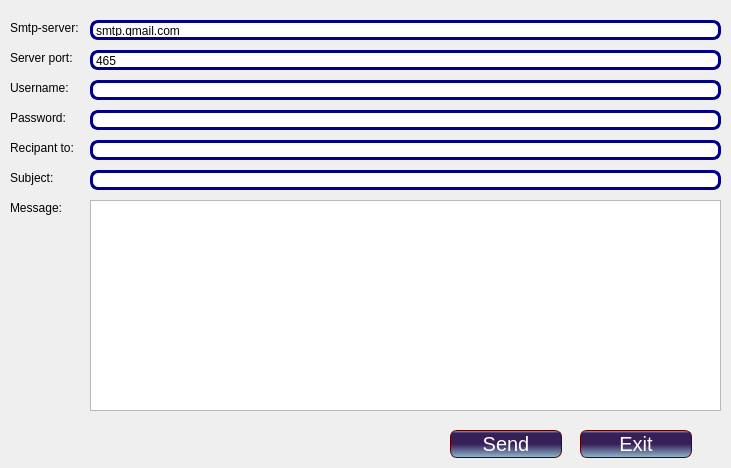
<?xml version="1.0" encoding="UTF-8"?>
<ui version="4.0">
 <class>Email</class>
 <widget class="QDialog" name="Email">
  <property name="geometry">
   <rect>
    <x>0</x>
    <y>0</y>
    <width>731</width>
    <height>468</height>
   </rect>
  </property>
  <property name="windowTitle">
   <string>Dialog</string>
  </property>
  <property name="styleSheet">
   <string notr="true">QLineEdit {

padding: 1px;

border-style: solid;

border: 3px solid darkblue;

border-radius: 8px;
}

QComboBox {
    border: 3px solid darkblue;
    border-radius: 3px;
    padding: 1px 18px 1px 3px;
    min-width: 6em;
}
QPushButton {

color:white;

background-color: QLinearGradient( x1: 0, y1: 0, x2: 0, y2: 1, stop: 0#91BACF, stop: 0.1#371F57, stop: 0.49#371F57 , stop: 0.5#371F57, stop: 1#91BACF);

border-width: 1px;

border-color: #500;

border-style: solid;

border-radius: 7;

padding: 3px;

font-size: 20px;

padding-left: 5px;

padding-right: 5px;

min-width: 100px;

max-width: 1000px;

min-height: 20px;

max-height: 200px;

}</string>
  </property>
  <widget class="QLineEdit" name="server">
   <property name="geometry">
    <rect>
     <x>90</x>
     <y>20</y>
     <width>631</width>
     <height>20</height>
    </rect>
   </property>
   <property name="text">
    <string>smtp.gmail.com</string>
   </property>
  </widget>
  <widget class="QLineEdit" name="port">
   <property name="geometry">
    <rect>
     <x>90</x>
     <y>50</y>
     <width>631</width>
     <height>20</height>
    </rect>
   </property>
   <property name="text">
    <string>465</string>
   </property>
  </widget>
  <widget class="QLineEdit" name="username">
   <property name="geometry">
    <rect>
     <x>90</x>
     <y>80</y>
     <width>631</width>
     <height>20</height>
    </rect>
   </property>
  </widget>
  <widget class="QLineEdit" name="password">
   <property name="geometry">
    <rect>
     <x>90</x>
     <y>110</y>
     <width>631</width>
     <height>20</height>
    </rect>
   </property>
   <property name="echoMode">
    <enum>QLineEdit::Password</enum>
   </property>
  </widget>
  <widget class="QLineEdit" name="recipient">
   <property name="geometry">
    <rect>
     <x>90</x>
     <y>140</y>
     <width>631</width>
     <height>20</height>
    </rect>
   </property>
  </widget>
  <widget class="QLineEdit" name="subject">
   <property name="geometry">
    <rect>
     <x>90</x>
     <y>170</y>
     <width>631</width>
     <height>20</height>
    </rect>
   </property>
  </widget>
  <widget class="QPlainTextEdit" name="message">
   <property name="geometry">
    <rect>
     <x>90</x>
     <y>200</y>
     <width>631</width>
     <height>211</height>
    </rect>
   </property>
  </widget>
  <widget class="QLabel" name="label">
   <property name="geometry">
    <rect>
     <x>10</x>
     <y>20</y>
     <width>81</width>
     <height>16</height>
    </rect>
   </property>
   <property name="text">
    <string>Smtp-server:</string>
   </property>
  </widget>
  <widget class="QLabel" name="label_2">
   <property name="geometry">
    <rect>
     <x>10</x>
     <y>50</y>
     <width>71</width>
     <height>16</height>
    </rect>
   </property>
   <property name="text">
    <string>Server port:</string>
   </property>
  </widget>
  <widget class="QLabel" name="label_3">
   <property name="geometry">
    <rect>
     <x>10</x>
     <y>80</y>
     <width>61</width>
     <height>16</height>
    </rect>
   </property>
   <property name="text">
    <string>Username:</string>
   </property>
  </widget>
  <widget class="QLabel" name="label_4">
   <property name="geometry">
    <rect>
     <x>10</x>
     <y>110</y>
     <width>61</width>
     <height>16</height>
    </rect>
   </property>
   <property name="text">
    <string>Password:</string>
   </property>
  </widget>
  <widget class="QLabel" name="label_5">
   <property name="geometry">
    <rect>
     <x>10</x>
     <y>140</y>
     <width>71</width>
     <height>16</height>
    </rect>
   </property>
   <property name="text">
    <string>Recipant to:</string>
   </property>
  </widget>
  <widget class="QLabel" name="label_6">
   <property name="geometry">
    <rect>
     <x>10</x>
     <y>170</y>
     <width>51</width>
     <height>16</height>
    </rect>
   </property>
   <property name="text">
    <string>Subject:</string>
   </property>
  </widget>
  <widget class="QLabel" name="label_7">
   <property name="geometry">
    <rect>
     <x>10</x>
     <y>200</y>
     <width>61</width>
     <height>16</height>
    </rect>
   </property>
   <property name="text">
    <string>Message:</string>
   </property>
  </widget>
  <widget class="QPushButton" name="pushButtonSend">
   <property name="geometry">
    <rect>
     <x>450</x>
     <y>430</y>
     <width>112</width>
     <height>28</height>
    </rect>
   </property>
   <property name="text">
    <string>Send</string>
   </property>
  </widget>
  <widget class="QPushButton" name="pushButtonCancel">
   <property name="geometry">
    <rect>
     <x>580</x>
     <y>430</y>
     <width>112</width>
     <height>28</height>
    </rect>
   </property>
   <property name="text">
    <string>Exit</string>
   </property>
  </widget>
  <widget class="QLabel" name="label_8">
   <property name="geometry">
    <rect>
     <x>-10</x>
     <y>-10</y>
     <width>771</width>
     <height>481</height>
    </rect>
   </property>
   <property name="text">
    <string/>
   </property>
   <property name="pixmap">
    <pixmap>../../GalaxyS7-edge-wallpaper-3.jpg</pixmap>
   </property>
  </widget>
  <zorder>label_8</zorder>
  <zorder>server</zorder>
  <zorder>port</zorder>
  <zorder>username</zorder>
  <zorder>password</zorder>
  <zorder>recipient</zorder>
  <zorder>subject</zorder>
  <zorder>message</zorder>
  <zorder>label</zorder>
  <zorder>label_2</zorder>
  <zorder>label_3</zorder>
  <zorder>label_4</zorder>
  <zorder>label_5</zorder>
  <zorder>label_6</zorder>
  <zorder>label_7</zorder>
  <zorder>pushButtonSend</zorder>
  <zorder>pushButtonCancel</zorder>
 </widget>
 <resources/>
 <connections/>
</ui>
